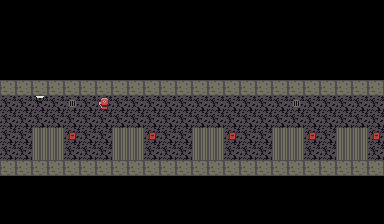

This game map was drawn from its Tiled (.tmx) file and the tilesets committed beside it. A one-line description and the full map source follow:
An orthogonal 24x14 tile map with 16x16 px tiles, 2 tile layers (Background, Foreground) and 1 object (res://player/Player.tscn).

<map version="1.2" tiledversion="1.3.1" orientation="orthogonal" renderorder="right-down" compressionlevel="-1" width="24" height="14" tilewidth="16" tileheight="16" infinite="0" nextlayerid="4" nextobjectid="2">
 <tileset firstgid="1" source="../../tilesets/decay_tileset.tsx" />
 <layer id="1" name="Background" width="24" height="14">
  <data encoding="csv">
0,0,0,0,0,0,0,0,0,0,0,0,0,0,0,0,0,0,0,0,0,0,0,0,
0,0,0,0,0,0,0,0,0,0,0,0,0,0,0,0,0,0,0,0,0,0,0,0,
0,0,0,0,0,0,0,0,0,0,0,0,0,0,0,0,0,0,0,0,0,0,0,0,
0,0,0,0,0,0,0,0,0,0,0,0,0,0,0,0,0,0,0,0,0,0,0,0,
0,0,0,0,0,0,0,0,0,0,0,0,0,0,0,0,0,0,0,0,0,0,0,0,
1,1,1,1,1,1,1,1,1,1,1,1,1,1,1,1,1,1,1,1,1,1,1,1,
6,6,6,6,6,6,6,6,6,6,6,6,6,6,6,6,6,6,6,6,6,6,6,6,
6,6,6,6,6,6,6,6,6,6,6,6,6,6,6,6,6,6,6,6,6,6,6,6,
6,6,8,8,6,6,6,8,8,6,6,6,8,8,6,6,6,8,8,6,6,8,8,6,
6,6,8,8,6,6,6,8,8,6,6,6,8,8,6,6,6,8,8,6,6,8,8,6,
1,1,1,1,1,1,1,1,1,1,1,1,1,1,1,1,1,1,1,1,1,1,1,1,
0,0,0,0,0,0,0,0,0,0,0,0,0,0,0,0,0,0,0,0,0,0,0,0,
0,0,0,0,0,0,0,0,0,0,0,0,0,0,0,0,0,0,0,0,0,0,0,0,
0,0,0,0,0,0,0,0,0,0,0,0,0,0,0,0,0,0,0,0,0,0,0,0
</data>
 </layer>
 <layer id="2" name="Foreground" width="24" height="14">
  <data encoding="csv">
0,0,0,0,0,0,0,0,0,0,0,0,0,0,0,0,0,0,0,0,0,0,0,0,
0,0,0,0,0,0,0,0,0,0,0,0,0,0,0,0,0,0,0,0,0,0,0,0,
0,0,0,0,0,0,0,0,0,0,0,0,0,0,0,0,0,0,0,0,0,0,0,0,
0,0,0,0,0,0,0,0,0,0,0,0,0,0,0,0,0,0,0,0,0,0,0,0,
0,0,0,0,0,0,0,0,0,0,0,0,0,0,0,0,0,0,0,0,0,0,0,0,
0,0,0,0,0,0,0,0,0,0,0,0,0,0,0,0,0,0,0,0,0,0,0,0,
0,0,11,0,14,0,20,0,0,0,0,0,0,0,0,0,0,0,14,0,0,0,0,0,
0,0,0,0,0,0,0,0,0,0,0,0,0,0,0,0,0,0,0,0,0,0,0,0,
0,0,0,0,15,0,0,0,0,15,0,0,0,0,15,0,0,0,0,15,0,0,0,15,
0,0,0,0,0,0,0,0,0,0,0,0,0,0,0,0,0,0,0,0,0,0,0,0,
0,0,0,0,0,0,0,0,0,0,0,0,0,0,0,0,0,0,0,0,0,0,0,0,
0,0,0,0,0,0,0,0,0,0,0,0,0,0,0,0,0,0,0,0,0,0,0,0,
0,0,0,0,0,0,0,0,0,0,0,0,0,0,0,0,0,0,0,0,0,0,0,0,
0,0,0,0,0,0,0,0,0,0,0,0,0,0,0,0,0,0,0,0,0,0,0,0
</data>
 </layer>
 <objectgroup id="3" name="Object Layer 1">
  <object id="1" name="Player Spawn" type="res://player/Player.tscn" x="10.8371" y="149.488" />
 </objectgroup>
</map>
